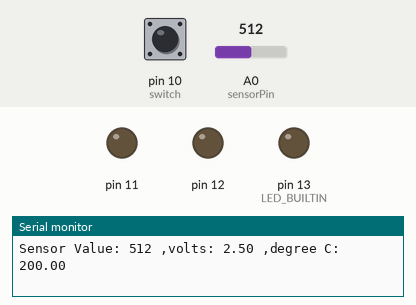
Recording of a sketch running on a simulated Arduino Uno, built with avr-gcc and run on an emulated ATmega328P. Parts: output pins drawn as LEDs (lit = HIGH), the last lines printed to the serial monitor. Dashed ring = blinking. Inputs (shaded band) come from the test bench; at power-on: pin 10 (switch) LOW, A0 (sensorPin) = 512.

Above: at 1.2 s.
1.3 s: pin 10 (switch) pulled HIGH for 3.2 s
At 2.1 s:
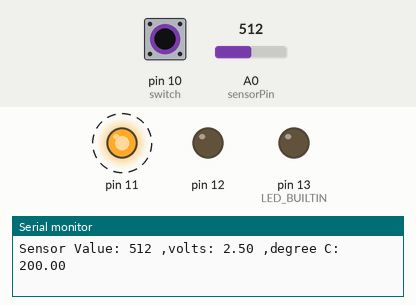
6.0 s: A0 (sensorPin) set to 322
9.0 s: A0 (sensorPin) set to 291
12.0 s: pin 10 (switch) pulsed HIGH 2 times (0.12 s each, 0.3 s apart)
At 12.4 s:
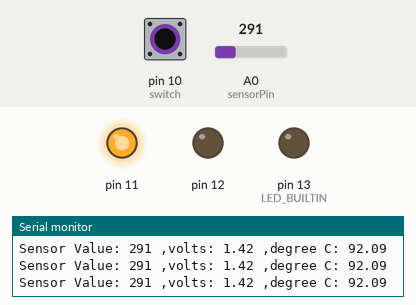
15.6 s: pin 10 (switch) pulled HIGH for 0.15 s
At 17.6 s:
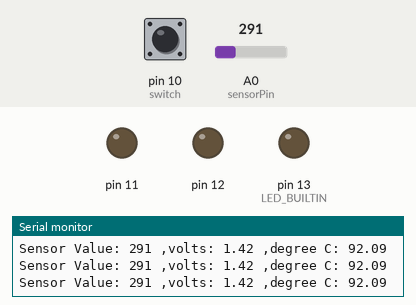
18.7 s: pin 10 (switch) pulled HIGH for 1 s
At 19.4 s:
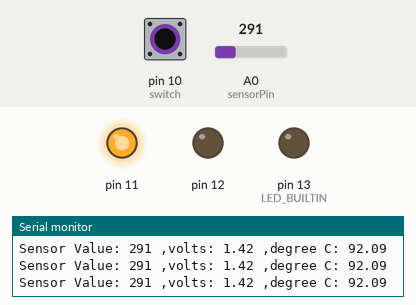
Timing chart, 0 to 21.7 s (numbered marks = the images above; inputs shaded):
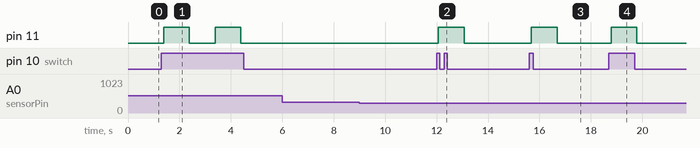

The sketch:

wanlinchen_week01_advancedphysicalcomputing1.ino
```cpp
// C++ code
//
int switchState = 0;
const int sensorPin = A0;

const float baselineTemp = 20.0;

void setup()
{
  Serial.begin(9600);
  pinMode(LED_BUILTIN, OUTPUT);
  pinMode(12, OUTPUT);
  pinMode(11, OUTPUT);
  pinMode(10,INPUT);
}

void loop()
{
  switchState=digitalRead(10); //switch

  //read temperature sensor value
  int sensorVal = analogRead(sensorPin);
  Serial.print("Sensor Value: ");
  Serial.print(sensorVal);
  //convert sensor date to voltage
  float voltage = (sensorVal/1024.0)*5.0;
  Serial.print(" ,volts: ");
  Serial.print(voltage);
  Serial.print(" ,degree C: ");
  //convert the voltage to temperature in degrees
  float temperature = (voltage-0.5)*100;
  Serial.println(temperature);

  if (switchState==HIGH){
    if (temperature < baselineTemp){
      digitalWrite(LED_BUILTIN,HIGH);
      delay(1000); // Wait for 1000 millisecond(s)
      digitalWrite(LED_BUILTIN,LOW);
      delay(1000); // Wait for 1000 millisecond(s)
      digitalWrite(12, LOW);
      digitalWrite(11, LOW);
    }


    else if(temperature >= baselineTemp &&
            temperature < baselineTemp+20){
      digitalWrite(LED_BUILTIN, LOW);
      digitalWrite(12, HIGH);
      delay(1000); // Wait for 1000 millisecond(s)
      digitalWrite(12, LOW);
      delay(1000); // Wait for 1000 millisecond(s)
      digitalWrite(11, LOW);
    }


    else if(temperature >= baselineTemp+20){
      digitalWrite(LED_BUILTIN,LOW);
      digitalWrite(12, LOW);
      digitalWrite(11, HIGH);
      delay(1000); // Wait for 1000 millisecond(s)
       digitalWrite(11, LOW);
      delay(1000); // Wait for 1000 millisecond(s)
    }
  }


  else{
    digitalWrite(LED_BUILTIN, LOW);
    digitalWrite(12, LOW);
    digitalWrite(11, LOW);
  }
}
```

Measured:
- after the input at 1.3 s, pin 11: alternates HIGH for 1.0 s and LOW for 1.0 s, starting after 0.09 s
- after the input at 12.0 s, pin 11: LOW → HIGH after 0.07 s, → LOW 1.0 s later
- after the input at 15.6 s, pin 11: LOW → HIGH after 0.09 s, → LOW 1.0 s later
- after the input at 18.7 s, pin 11: LOW → HIGH after 0.09 s, → LOW 1.0 s later
